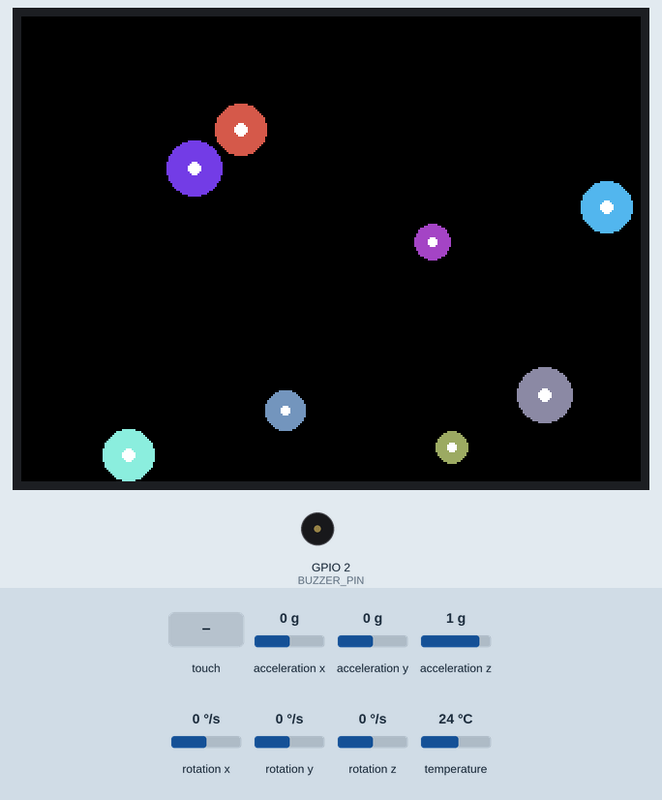
A sketch run on a simulated ESP32. Parts: 320×240 colour display, buzzer (waves = sounding). Inputs (shaded band) come from the test bench; at power-on: acceleration x 0 g, acceleration y 0 g, acceleration z 1 g, rotation x 0 °/s, rotation y 0 °/s, rotation z 0 °/s, temperature 24 °C. Random numbers use the default seed unless the sketch sets one.

Above: at 1.4 s.
1.5 s: screen touched at 13 % across, 30 % down
At 1.67 s:
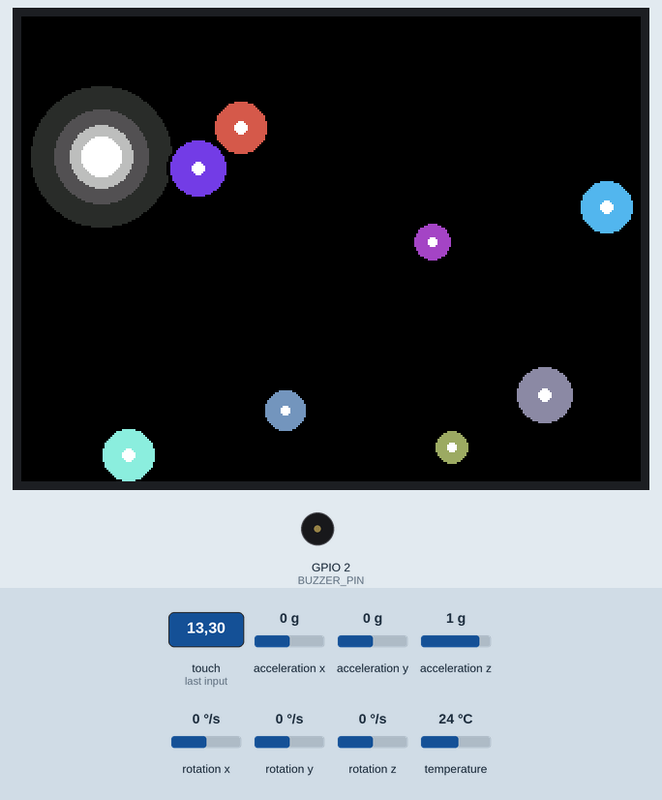
3.9 s: acceleration x set to -1.4 g
At 4.07 s:
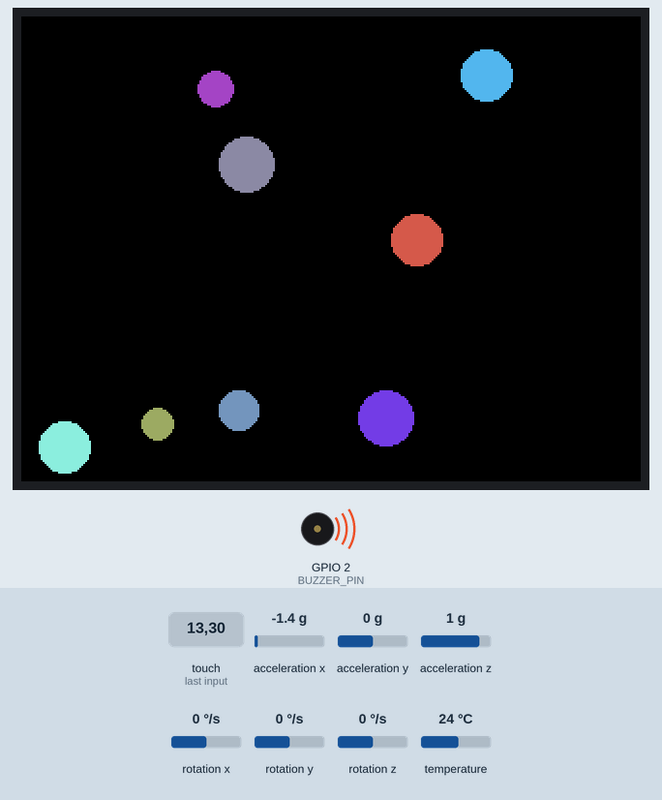
5.4 s: acceleration y set to -1.4 g
At 5.59 s:
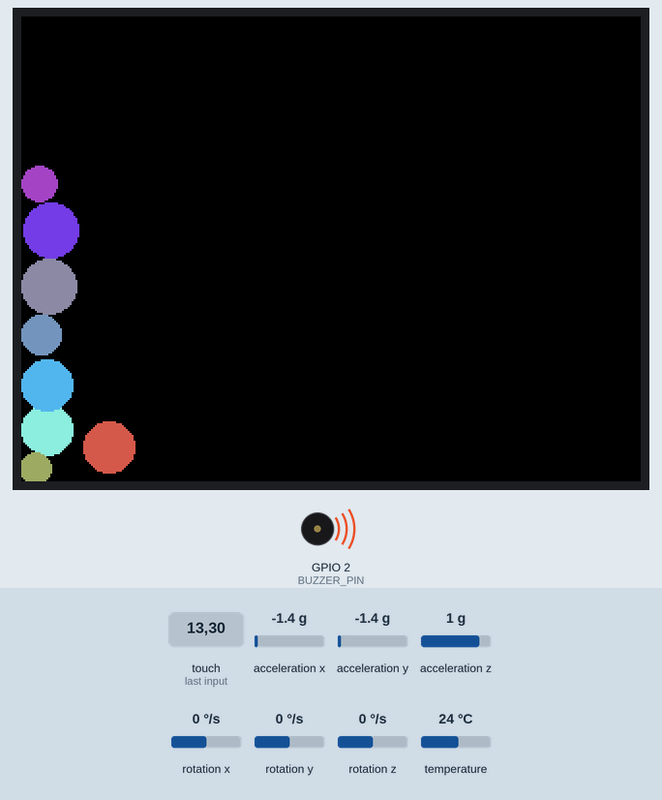
6.9 s: screen touched at 13 % across, 10 % down
At 7.09 s:
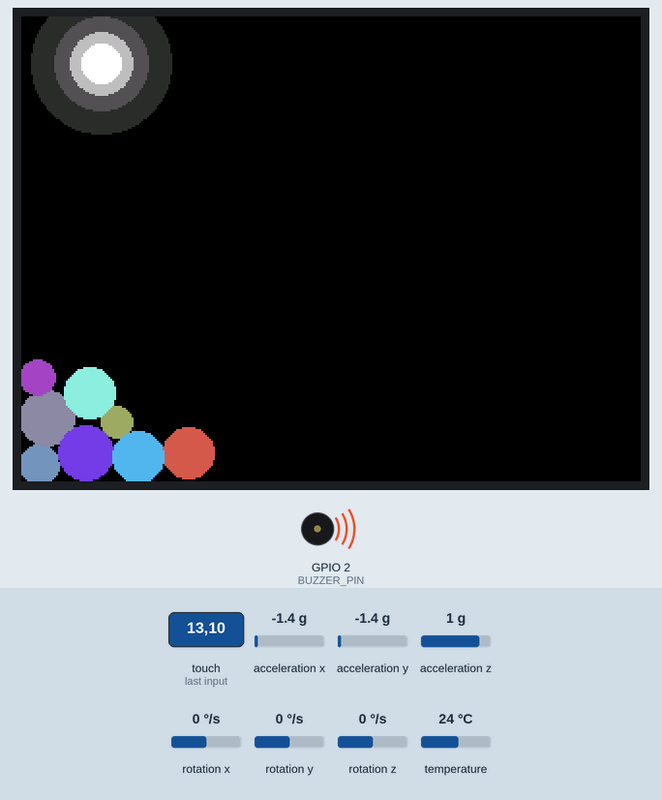
8.4 s: acceleration y set to 1.4 g
At 8.59 s:
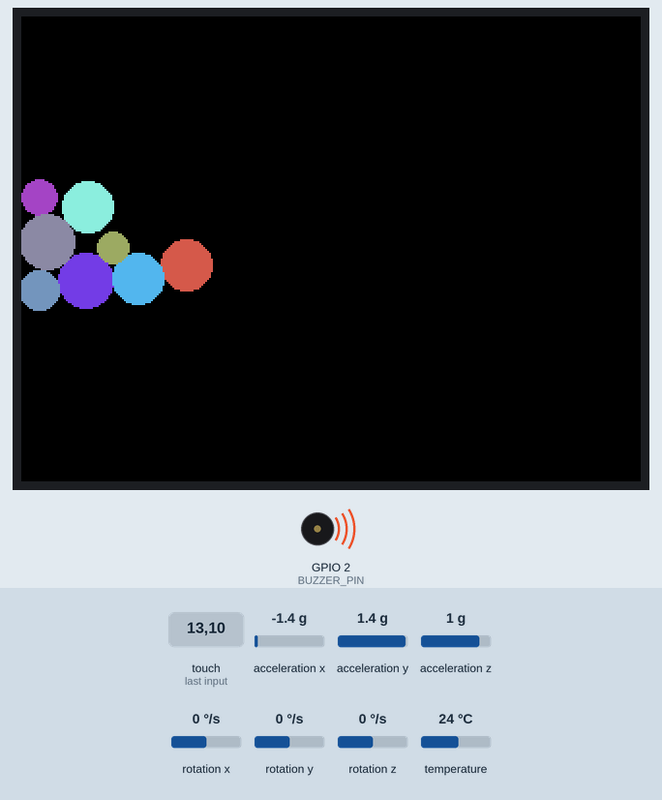
10.2 s: acceleration x set to -0.8 g
At 11.94 s:
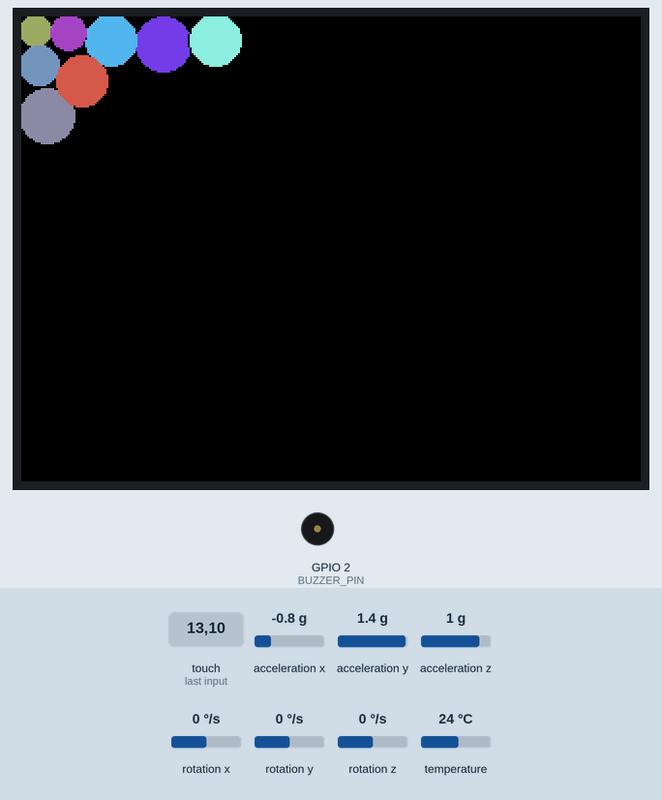
Timing chart, 0 to 12.7 s (numbered marks = the images above; inputs shaded):
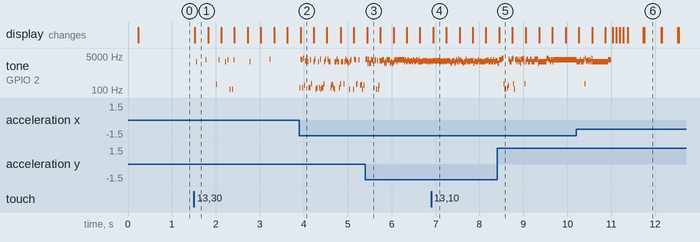

The sketch:

ball_collision_simulation.ino
```cpp
#include <TFT_eSPI.h>
#include <SPI.h>
#include <Wire.h>
#include <Adafruit_MPU6050.h>
#include <Adafruit_Sensor.h>

#define SCREEN_WIDTH  320
#define SCREEN_HEIGHT 240
#define NUM_BALLS     8
#define BUZZER_PIN    2      // D4 on ESP8266 (GPIO 2)

// Physics settings tuned for 100 Hz sub-stepping
#define DAMPING       0.9975f   // Higher per step because steps are smaller (10ms)
#define RESTITUTION   0.85f
#define REPULSION_STR 1.75f     // Halved force per sub-step
#define GRAVITY_SCALE 0.0375f   // Halved gravity per sub-step

TFT_eSPI tft = TFT_eSPI();
Adafruit_MPU6050 mpu;
bool mpuPresent = false; // Flag to track MPU6050 hardware status

struct Ball {
  float x, y;
  float vx, vy;
  float radius;
  float mass;
  uint16_t color;
};

Ball balls[NUM_BALLS];
Ball prevBalls[NUM_BALLS];
unsigned long toneEndTime = 0;

void playSound(unsigned int frequency, int duration) {
  if(duration > 0){
    //if((int)duration >= toneEndTime - millis()){
      tone(BUZZER_PIN, frequency);
      toneEndTime = millis() + duration;
    //}
  }
}

void updateAudio() {
  if (toneEndTime > 0 && millis() >= toneEndTime) {
    noTone(BUZZER_PIN);
    toneEndTime = 0;
  }
}

uint16_t getRandomColor() {
  uint8_t r = random(60, 256);
  uint8_t g = random(60, 256);
  uint8_t b = random(60, 256);
  return tft.color565(r, g, b);
}

void initBalls() {
  for (int i = 0; i < NUM_BALLS; i++) {
    balls[i].radius = random(7, 16);
    balls[i].mass = balls[i].radius * balls[i].radius;

    balls[i].x = random((int)balls[i].radius, SCREEN_WIDTH - (int)balls[i].radius);
    balls[i].y = random((int)balls[i].radius, SCREEN_HEIGHT - (int)balls[i].radius);

    balls[i].vx = 0.0f;
    balls[i].vy = 0.0f;

    balls[i].color = getRandomColor();
  }
}

void updatePhysics(uint16_t touchX, uint16_t touchY, bool touched, float gravX, float gravY) {
  bool hitWallThisFrame = false;

  for (int i = 0; i < NUM_BALLS; i++) {
    // 1. Apply MPU6050 Gravity Tilt
    balls[i].vx += gravX * GRAVITY_SCALE;
    balls[i].vy += gravY * GRAVITY_SCALE;

    // 2. Touch Repulsion ("Whitehole")
    if (touched) {
      float dx = balls[i].x - touchX;
      float dy = balls[i].y - touchY;
      float distSq = dx * dx + dy * dy;
      float minDist = 80.0f;

      if (distSq < minDist * minDist && distSq > 0.1f) {
        float dist = sqrtf(distSq);
        float force = (1.0f - (dist / minDist)) * REPULSION_STR;
        balls[i].vx += (dx / dist) * force;
        balls[i].vy += (dy / dist) * force;
      }
    }

    // 3. Velocity & Damping Update
    balls[i].vx *= DAMPING;
    balls[i].vy *= DAMPING;
    balls[i].x += balls[i].vx;
    balls[i].y += balls[i].vy;

    float avgRadius = balls[i].radius;
    unsigned int freq = map((long)avgRadius, 6, 17, 240, 60);

    // 4. Boundary Collisions
    if (balls[i].x - balls[i].radius < 0) {
      balls[i].x = balls[i].radius;
      balls[i].vx = -balls[i].vx * RESTITUTION;
      playSound(freq, abs(balls[i].vx));
    } else if (balls[i].x + balls[i].radius >= SCREEN_WIDTH) {
      balls[i].x = SCREEN_WIDTH - 1 - balls[i].radius;
      balls[i].vx = -balls[i].vx * RESTITUTION;
      playSound(freq, abs(balls[i].vx));
    }

    if (balls[i].y - balls[i].radius < 0) {
      balls[i].y = balls[i].radius;
      balls[i].vy = -balls[i].vy * RESTITUTION;
      playSound(freq, abs(balls[i].vy));
    } else if (balls[i].y + balls[i].radius >= SCREEN_HEIGHT) {
      balls[i].y = SCREEN_HEIGHT - 1 - balls[i].radius;
      balls[i].vy = -balls[i].vy * RESTITUTION;
      playSound(freq, abs(balls[i].vy));
    }
  }

  // Play wall bump sound (Low pitch pop)
  if (hitWallThisFrame) {
    //playSound(180, 12);
  }

  // 5. Elastic Ball-to-Ball Collisions
  for (int i = 0; i < NUM_BALLS; i++) {
    for (int j = i + 1; j < NUM_BALLS; j++) {
      float dx = balls[j].x - balls[i].x;
      float dy = balls[j].y - balls[i].y;
      float distSq = dx * dx + dy * dy;
      float minDist = balls[i].radius + balls[j].radius;

      if (distSq < minDist * minDist && distSq > 0.0001f) {
        float dist = sqrtf(distSq);
        float overlap = 0.5f * (minDist - dist);

        float nx = dx / dist;
        float ny = dy / dist;
        balls[i].x -= nx * overlap;
        balls[i].y -= ny * overlap;
        balls[j].x += nx * overlap;
        balls[j].y += ny * overlap;

        float kx = balls[i].vx - balls[j].vx;
        float ky = balls[i].vy - balls[j].vy;
        float p = 2.0f * (nx * kx + ny * ky) / (balls[i].mass + balls[j].mass);

        balls[i].vx -= p * balls[j].mass * nx * RESTITUTION;
        balls[i].vy -= p * balls[j].mass * ny * RESTITUTION;
        balls[j].vx += p * balls[i].mass * nx * RESTITUTION;
        balls[j].vy += p * balls[i].mass * ny * RESTITUTION;

        // Dynamic pitch based on ball size (Smaller = Higher Pitch)
        // And duration based on velocity (Stronger = Longer Duration)
        // IM NOT USING REAL VELOCITY DATA THERE, only track based on
        // position changes, bcz sometimes velocity high when balls are
        // squeezed together, i dont want that ugly sound.
        int strength = 1 * sqrtf (
          (( balls[i].x - prevBalls[i].x ) - ( balls[j].x - prevBalls[j].x)) *
          (( balls[i].x - prevBalls[i].x ) - ( balls[j].x - prevBalls[j].x)) +
          (( balls[i].y - prevBalls[i].y ) - ( balls[j].y - prevBalls[j].y)) *
          (( balls[i].y - prevBalls[i].y ) - ( balls[j].y - prevBalls[j].y)) );

        float avgRadius = (balls[i].radius + balls[j].radius) * 0.5f;
        unsigned int freq = map((long)avgRadius, 6, 17, 4800, 1200);
          playSound(freq, strength);
      }
    }
  }
}

long signed int lastMillis;

void setup() {
  pinMode(BUZZER_PIN, OUTPUT);

  tft.init();
  tft.setRotation(1);
  tft.fillScreen(TFT_BLACK);

  Wire.begin(4, 5); // SDA = GPIO4 (D2), SCL = GPIO5 (D1)

  // Safely check if MPU6050 is connected
  if (mpu.begin()) {
    mpu.setAccelerometerRange(MPU6050_RANGE_2_G);
    mpuPresent = true;
  } else {
    mpuPresent = false; // Fallback to touch-only simulation
  }

  randomSeed(analogRead(A0));
  initBalls();

  lastMillis = millis();
}

void loop() {
  static uint16_t prevTouchX = 0, prevTouchY = 0;
  static bool wasTouched = false;

  // Track previous frame acceleration for inertia force transfer
  static float prevAccX = 0.0f;
  static float prevAccY = 0.0f;

  updateAudio();

  float gravX = 0.0f;
  float gravY = 0.0f;

// 1. Read MPU6050 only if sensor was detected in setup()
  if (mpuPresent) {
    sensors_event_t a, g, temp;
    mpu.getEvent(&a, &g, &temp);

    float currentAccX =  a.acceleration.x;
    float currentAccY = -a.acceleration.y;

    // 2. Calculate Instantaneous Inertial Force (Jerk / Acceleration Delta)
    // When board moves fast, balls experience an opposite reactive force!
    float forceX = (currentAccX - prevAccX) * 0.8f; // Scale factor for shake impulse
    float forceY = (currentAccY - prevAccY) * 0.8f;

    // Cache current readings for next frame
    prevAccX = currentAccX;
    prevAccY = currentAccY;

    // Apply inertial impulse directly to ball velocities
    for (int i = 0; i < NUM_BALLS; i++) {
      balls[i].vx += forceX;
      balls[i].vy += forceY;
    }

    // Tilt baseline (Static gravity vector)
    gravX = currentAccX;
    gravY = currentAccY;
  }

  // 3. Read Touch
  uint16_t touchX = 0, touchY = 0;
  bool touched = tft.getTouch(&touchX, &touchY);

  // 4. Physics Step
  updatePhysics(touchX, touchY, touched, gravX, gravY);
  updatePhysics(touchX, touchY, touched, gravX, gravY);

  if (wasTouched && (!touched || prevTouchX != touchX || prevTouchY != touchY)) {
    tft.fillCircle(prevTouchX, prevTouchY, 36, TFT_BLACK);
  }

  if (touched) {
    tft.fillCircle(touchX, touchY, 36, 0b0010100101100101);
    tft.fillCircle(touchX, touchY, 24, 0b0101001010001010);
    tft.fillCircle(touchX, touchY, 16, 0b1011110111110111);
    tft.fillCircle(touchX, touchY, 10, 0b1111111111111111);
    prevTouchX = touchX;
    prevTouchY = touchY;
  }
  wasTouched = touched;

  // 5. Interleaved Draw Pass (Minimal Flicker)
  for (int i = 0; i < NUM_BALLS; i++) {
    int ballpx = (int)prevBalls[i].x;
    int ballpy = (int)prevBalls[i].y;
    int ballpr = (int)prevBalls[i].radius;
    int ball_x = (int)balls[i].x;
    int ball_y = (int)balls[i].y;
    int ball_r = (int)balls[i].radius;

    if (ballpx != ball_x || ballpy != ball_y) {
      int ball_s = ball_r >> 2;
      // Default highlight offset if MPU is missing (upper-left light source)
      int ball_ox = mpuPresent ? (int)(-gravX * ball_r) >> 4 : (ball_r >> 1);
      int ball_oy = mpuPresent ? (int)( gravY * ball_r) >> 4 : (ball_r >> 1);

      // 1. Clear old ball position immediately before drawing new one
      tft.fillCircle(ballpx, ballpy, ballpr, TFT_BLACK);

      // 2. Draw new ball body + shiny highlight
      tft.fillCircle(ball_x, ball_y, ball_r, balls[i].color);
      if ( ball_ox * ball_ox + ball_oy * ball_oy < ( ball_r - ball_s ) * ( ball_r - ball_s ))
        tft.fillCircle(ball_x + ball_ox, ball_y - ball_oy, ball_s, 0xFFFF);

      // 3. Fix Overlap Clipping: If this erase pass accidentally chopped
      // an already-drawn ball (j < i), re-draw that neighbor quickly!
      for (int j = 0; j < i; j++) {
        int dx = (int)balls[j].x - ballpx;
        int dy = (int)balls[j].y - ballpy;
        int distSq = dx * dx + dy * dy;
        int minDist = (int)balls[j].radius + ballpr;

        if (distSq <= minDist * minDist) {
          int rd = (int)balls[j].radius;
          int ox = mpuPresent ? (int)(-gravX * rd) >> 4 : (rd >> 1);
          int oy = mpuPresent ? (int)( gravY * rd) >> 4 : (rd >> 1);
          int sj = rd >> 2 ;
          tft.fillCircle((int)balls[j].x, (int)balls[j].y, rd, balls[j].color);
          if ( ( ox * ox ) + ( oy * oy )  < ( rd - sj ) * ( rd - sj ) )
            tft.fillCircle((int)balls[j].x + ox, (int)balls[j].y - oy, sj, 0xFFFF);
        }
      }
    }
    prevBalls[i] = balls[i];
  }

  while ( (int)lastMillis-(int)millis() >= 0 ) delay(1);
  while ( (int)lastMillis-(int)millis() <  0 ) lastMillis += 20;

}
```

Measured:
- after the input at 1.5 s, tone on GPIO 2 (BUZZER_PIN): plays 2510 Hz for 0.02 s, 3164 Hz for 0.02 s, 191 Hz for 0.02 s, 3164 Hz for 0.02 s, 2510 Hz for 0.02 s, 3164 Hz for 0.02 s … (11 notes in this stretch), starting after 0.05 s; the display: changes at once (image 1)
- after the input at 3.9 s, tone on GPIO 2 (BUZZER_PIN): plays 126 Hz for 0.02 s, 3491 Hz for 0.02 s, 3164 Hz for 0.02 s, 126 Hz for 0.02 s, 3819 Hz for 0.02 s, 175 Hz for 0.02 s … (57 notes in this stretch), starting at once
- after the input at 10.2 s, tone on GPIO 2 (BUZZER_PIN): plays 2510 Hz for 0.08 s, 3164 Hz for 0.02 s, 2510 Hz for 0.06 s, 3164 Hz for 0.02 s, 208 Hz for 0.02 s, 3819 Hz for 0.02 s … (14 notes in this stretch), starting at once; the display: first changes after 0.06 s (image 6 shows a later state)
